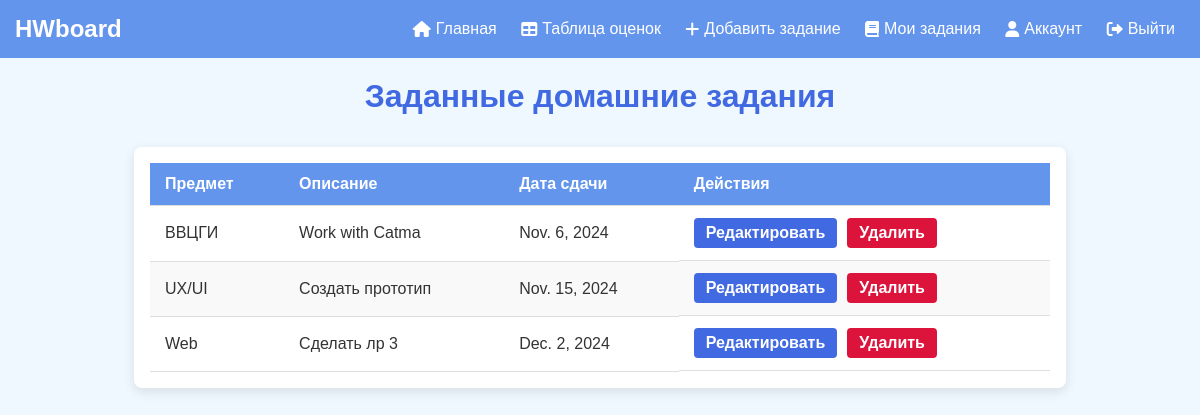
/teacher/homework-list/ (signed in), run on the app's committed database.
### lab2_HW_Shadrina/models.py (models this page shows, shortened)
class Homework(models.Model):
    subject = models.CharField(max_length=100)
    title = models.CharField(max_length=100)
    teacher = models.ForeignKey(settings.AUTH_USER_MODEL, on_delete=models.CASCADE, limit_choices_to={'role': 'teacher'})
    assigned_date = models.DateField()
    due_date = models.DateField()
    description = models.TextField()
    penalties = models.TextField(blank=True, null=True)
    is_submitted = models.BooleanField(default=False)

### lab2_HW_Shadrina/views.py (the view)
# urls.py: path('teacher/homework-list/', views.teacher_homework_list, name='teacher_homework_list'),
@login_required
@user_passes_test(is_teacher)
def teacher_homework_list(request):
    teacher_homeworks = Homework.objects.filter(teacher=request.user)
    return render(request, 'teacher/teacher_homework_list.html', {'teacher_homeworks': teacher_homeworks})

### lab2_HW_Shadrina/views.py (called while the page is built)
def is_teacher(user):
    return user.role == 'teacher'

### templates/teacher/teacher_homework_list.html (shortened to what this page needs)
<!DOCTYPE html>
<html lang="en">
<head>
    {% load static %}
    <link rel="stylesheet" type="text/css" href="{% static 'css/styles.css' %}">
    <link rel="stylesheet" href="https://cdnjs.cloudflare.com/ajax/libs/font-awesome/6.0.0-beta3/css/all.min.css">
</head>
<body>
<div class="navbar">
    <a href="{% url 'home' %}" class="logo">HWboard</a>
    <div class="nav-links">
        <a href="{% url 'home' %}"><i class="fas fa-home"></i> Главная</a>
        {% if user.is_authenticated %}
            {% if user.role == 'student' %}
                <a href="{% url 'homework_list' %}"><i class="fas fa-book"></i> Домашние задания</a>
                <a href="{% url 'submission_list' %}"><i class="fas fa-file-alt"></i> Мои сдачи</a>
            {% elif user.role == 'teacher' %}
                <a href="{% url 'grade_table' %}"><i class="fas fa-table"></i> Таблица оценок</a>
                <a href="{% url 'add_homework' %}"><i class="fas fa-plus"></i> Добавить задание</a>
                <a href="{% url 'teacher_homework_list' %}"><i class="fas fa-book"></i>Мои задания</a>
            {% endif %}
            <a href="{% url 'account' %}"><i class="fas fa-user"></i> Аккаунт</a>
            <a href="{% url 'logout' %}"><i class="fas fa-sign-out-alt"></i> Выйти</a>
        {% else %}
            <a href="{% url 'login' %}"><i class="fas fa-sign-in-alt"></i> Войти</a>
            <a href="{% url 'register' %}"><i class="fas fa-user-plus"></i> Регистрация</a>
        {% endif %}
    </div>
</div>
<h2>Заданные домашние задания</h2>
<div class="table-container">
    <table class="submission-table">
        <thead>
            <tr>
                <th>Предмет</th>
                <th>Описание</th>
                <th>Дата сдачи</th>
                <th>Действия</th>
            </tr>
        </thead>
        <tbody>
            {% for homework in teacher_homeworks %}
                <tr>
                    <td>{{ homework.subject }}</td>
                    <td>{{ homework.description }}</td>
                    <td>{{ homework.due_date }}</td>
                    <td class="action-links">
                        <a href="{% url 'edit_homework' homework.id %}" class="edit-link">Редактировать</a>
                        <a href="{% url 'delete_homework' homework.id %}" class="delete-link">Удалить</a>
                    </td>
                </tr>
            {% empty %}
                <tr>
                    <td colspan="4">Домашних заданий пока нет.</td>
                </tr>
            {% endfor %}
        </tbody>
    </table>
</div>
</body>
</html>

### static/css/styles.css (style rules this page uses)
body { font-family: Arial, sans-serif; background-color: aliceblue; color: #333; margin: 0; padding: 0; }
.navbar { display: flex; justify-content: space-between; align-items: center; background-color: cornflowerblue; padding: 15px; }
.logo { font-size: 24px; color: white; font-weight: bold; text-decoration: none; }
.nav-links a { color: white; text-decoration: none; margin: 0 10px; font-size: 16px; display: inline-flex; align-items: center; }
.nav-links i { margin-right: 5px; }
h2 { text-align: center; color: royalblue; font-size: 2em; margin-top: 20px; }
.table-container { max-width: 900px; margin: 2rem auto; padding: 1rem; background-color: #ffffff; border-radius: 8px; box-shadow: 0 4px 12px rgba(0, 0, 0, 0.1); }
.submission-table { width: 100%; border-collapse: collapse; }
.submission-table th, .submission-table td { padding: 12px 15px; text-align: left; border-bottom: 1px solid #ddd; }
.submission-table th { background-color: cornflowerblue; color: #fff; font-weight: bold; }
.submission-table tr:nth-child(even) { background-color: #f9f9f9; }
.submission-table td { color: #333; }
.action-links { display: flex; gap: 10px; }
.edit-link, .delete-link { text-decoration: none; padding: 6px 12px; border-radius: 4px; font-weight: bold; color: #fff; transition: background-color 0.3s; }
.edit-link { background-color: royalblue; }
.delete-link { background-color: crimson; }

### data on the page
Homework: subject "ВВЦГИ", description "Work with Catma", due_date "Nov. 6, 2024"
Homework: subject "UX/UI", description "Создать прототип", due_date "Nov. 15, 2024"
Homework: subject "Web", description "Сделать лр 3", due_date "Dec. 2, 2024"
